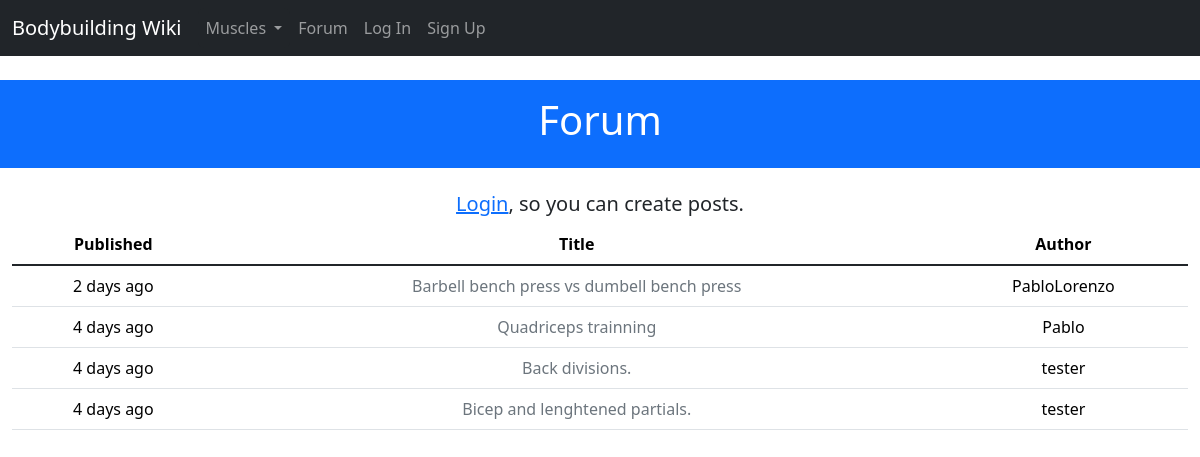
Page /forum on the committed database.
### project/forum/models.py (models this page shows)
class Post(db.Model):
 __tablename__ = 'posts'
 id = db.Column(db.Integer, primary_key=True)
 title = db.Column(db.String(50))
 body = db.Column(db.Text)
 timestamp = db.Column(db.DateTime, index=True, default=datetime.utcnow)
 author_id = db.Column(db.Integer, db.ForeignKey('users.id'))
 comments = db.Relationship('Comment', backref='post', lazy='dynamic')

### project/auth/models.py (models this page shows, shortened)
class User(UserMixin, db.Model):
    __tablename__ = 'users'
    id = db.Column(db.Integer, primary_key=True)
    username = db.Column(db.String(64), unique=True, index=True)
    email = db.Column(db.String(64), unique=True, index=True)
    role_id = db.Column(db.Integer, db.ForeignKey('roles.id'))
    name = db.Column(db.String(64))
    location = db.Column(db.String(64))
    about_me = db.Column(db.Text())
    member_since = db.Column(db.DateTime(), default=datetime.utcnow) # datetime.utcnow is missing the () at the end. This is because the default argument in db.Column() can take a function as a value.
    last_seen = db.Column(db.DateTime(), default=datetime.utcnow)
    password_hash = db.Column(db.String(128))
    posts = db.relationship('Post', backref='author', lazy='dynamic')
    comments = db.relationship('Comment', backref='author', lazy='dynamic')
    papers_saved = db.relationship('PaperSaved', lazy='dynamic')
    def can(self, perm):
        return self.role is not None and self.role.has_permission(perm)
    @property
    def password(self):
        raise AttributeError('password is not a readable attribute')

### project/forum/views.py (the view)
@forum.route('')
def index():
    posts = Post.query.order_by(Post.timestamp.desc()).all()
    return render_template('forum/index.html', posts=posts)

### project/auth/models.py (called while the page is built)
    def can(self, permissions):
        return False

### project/main/__init__.py (called while the page is built)
@main.app_context_processor
def inject_user():
    return dict(user=current_user or None)

@main.app_context_processor
def inject_permissions():
    return dict(Permission=Permission)

@main.app_context_processor
def inject_muscles():
    return dict(muscles=Muscle.query.all())

### project/templates/forum/index.html (shortened to what this page needs)
{% extends 'base.html' %}
{% block header %}Forum{% endblock header %}
{% block content %}
{% if user.can(Permission.WRITE) %}
    <h5 class="text-center">Have something to discuss? <a href="{{ url_for('forum.post_create') }}"> create a post </a></h2>
{% else %}
<h5 class="text-center"><a href="{{ url_for('auth.login') }}">Login</a>, so you can create posts.</h5>
{% endif %}
<table class="table table-hover">
    <thead class="text-center">
        <th scope="col">Published</th>
        <th scope="col">Title</th>
        <th scope="col">Author</th>
    </thead>
    <tbody class="table-group-divider text-center">
        {% for post in posts %}
        <tr scope="row">
            <td>{{ moment(post.timestamp).fromNow() }}</td>
            <td><a href="{{ url_for('forum.post_read', id=post.id) }}"
                class="link-secondary link-offset-2 link-underline-opacity-0 link-underline-opacity-100-hover">{{post.title}}</a></td>
            <td>{{post.author.username}}</td>
        </tr>
        {% endfor %}
    </tbody>
</table>
{% endblock content %}

### rows in the picture
Post: timestamp "2 days ago", title "Barbell bench press vs dumbell bench press", author.username "PabloLorenzo"
Post: timestamp "4 days ago", title "Quadriceps trainning", author.username "Pablo"
Post: timestamp "4 days ago", title "Back divisions.", author.username "tester"
Post: timestamp "4 days ago", title "Bicep and lenghtened partials.", author.username "tester"
